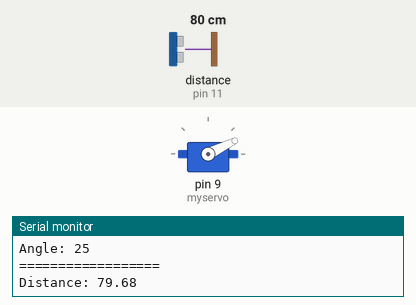
The sketch below on a simulated Arduino Uno, built with avr-gcc and run on an emulated ATmega328P. Shown: servo, the last lines printed to the serial monitor. Wiring (inferred from the names in the program): ultrasonic range finder: trigger pin 10; echo pin 11. The test bench sets the inputs (shaded band); at power-on: distance to the obstacle (sensor on pin 11) 80 cm. The echo pulse lasts 58.3 µs per cm.

Above: at 1.25 s.
1.3 s: distance to the obstacle (sensor on pin 11) set to 2 cm
At 1.94 s:
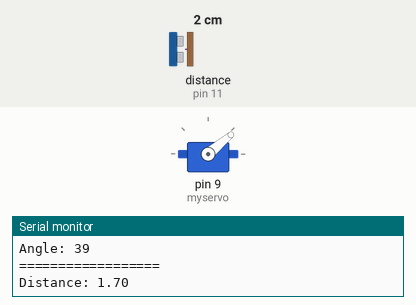
4.3 s: distance to the obstacle (sensor on pin 11) set to 120 cm
At 4.49 s:
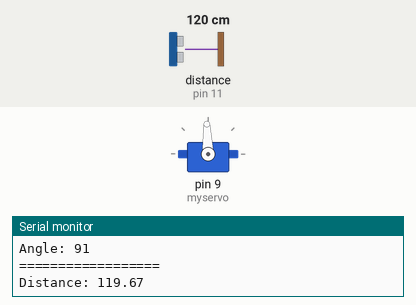
Timing chart, 0 to 16.3 s (numbered marks = the images above; inputs shaded):
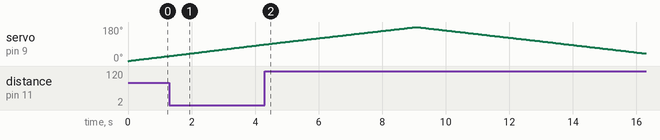

Measured:
- by itself, servo on pin 9 (myservo): rises from 88° to 180° in 4.7 s, then falls to 40° in 7.2 s

The sketch:

radar.ino
```cpp
#include <Servo.h>

Servo myservo;  // create servo object to control a servo
// twelve servo objects can be created on most boards

int angle = 0;
const int trigPin = 10;
const int echoPin = 11;
float duration, distance;
int step = 1;

void setup() {
  myservo.attach(9);
  pinMode(trigPin, OUTPUT);
	pinMode(echoPin, INPUT);
	Serial.begin(9600);
}

void loop() {
  myservo.write(angle);
  angle += step;

  if (angle >= 180 && step == 1) step = -1;
  if (angle <= 0 && step == -1) step = 1;

  digitalWrite(trigPin, LOW);
	delayMicroseconds(2);
	digitalWrite(trigPin, HIGH);
	delayMicroseconds(10);
	digitalWrite(trigPin, LOW);

  duration = pulseIn(echoPin, HIGH);
  distance = (duration*.0343)/2;
  Serial.print("Distance: ");
	Serial.println(distance);
  Serial.print("Angle: ");
  Serial.println(angle);
  Serial.println("==================");
	delay(20);
}
```
